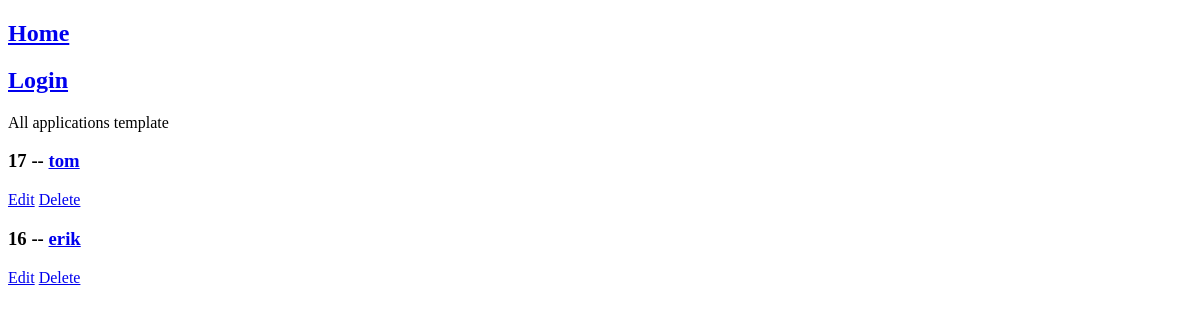
Before: /applications/ with the older database file.
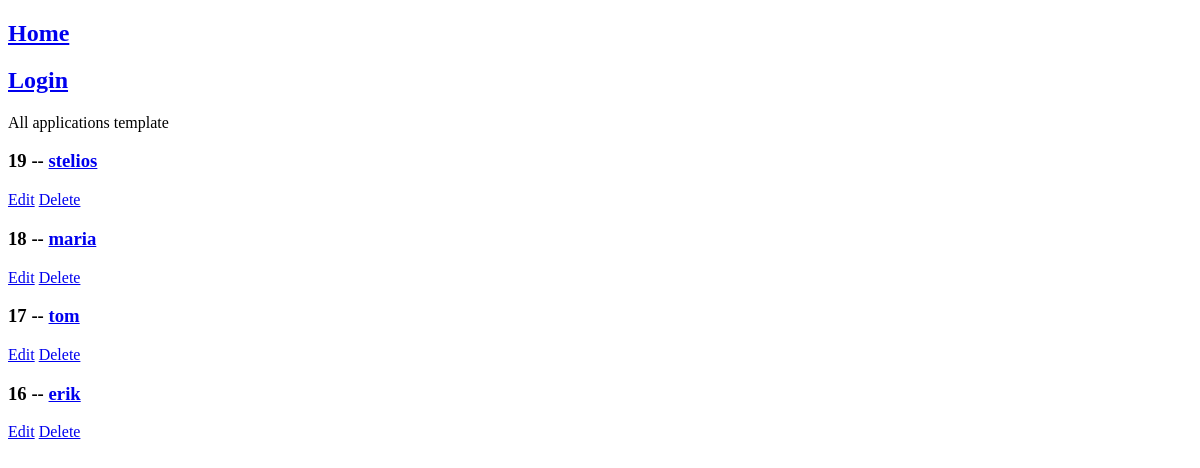
After: the same page with the newer database file.
### main/models.py (models this page shows, shortened)
class Application(models.Model):
    user = models.OneToOneField(User,on_delete=models.CASCADE, null=True) #change null=True
    updated = models.DateTimeField(auto_now=True)
    created = models.DateTimeField(auto_now_add=True) #time created should be when has_applied=True
    class Meta:
        ordering = ['-updated', '-created']

class User(AbstractUser):
    has_applied = models.BooleanField(default=False)
    fathers_name = models.CharField(max_length=150, null=True)
    mothers_name = models.CharField(max_length=150, null=True)
    class Sex(models.TextChoices):
        male = "male"
        female = "female"
    sex = models.CharField(
        max_length=6,
        choices=Sex.choices,
        null=True
    )
    class Marital_status(models.TextChoices):
        married = "married"
        unmarried = "unmarried"
    marital_status = models.CharField(
        max_length=9,
        choices=Marital_status.choices,
        null=True
    )
    class Μilitary_service(models.TextChoices):
        completed = "completed"
        not_completed = "not completed"
    military_service = models.CharField(
        max_length=13,
        choices=Μilitary_service.choices,
        null=True
    )
    date_of_birth = models.DateField(null=True) # user should be able to choose. Maybe try date input widget
    place_of_birth = models.CharField(max_length=150, null=True)
    prefecture = models.CharField(max_length=150, null=True) #νομός
    country = models.CharField(max_length=150, null=True)
    def validate_amka(amka): #amka must be eleven digits
        if not (amka.isdigit() and len(amka) == 11):
            raise ValidationError('amka must be 11 digits')
    amka = models.CharField(max_length=11, validators=[validate_amka], null = True)
    def validate_afm(afm): #amka must be eleven digits
        if not (afm.isdigit() and len(afm) == 9):
            raise ValidationError('afm must be 9 digits')
    afm = models.CharField(max_length=9, validators=[validate_afm], null = True)

### main/views.py (the view)
# urls.py: path("applications/", views.applications, name="all_applications"),
def applications(request): #list of all applications
    applications = Application.objects.all()
    context = {'applications': applications}
    return render(request, "main/applications.html", context)

### main/templates/main/applications.html
{% extends 'main/base.html' %}
{% block content %}
<div class="home-container">
    <p> All applications template</p>
    <div>
        {% for application in applications %}
        <div>
            <h3>{{application.id}} -- <a href="/applications/{{application.id}}">{{application.user}}</a></h3>
            <a href = "{% url 'update_application' application.id %}">Edit</a>
            <a href = "{% url 'delete_application' application.id %}">Delete</a>
        </div>
        {% endfor %}
    </div>
</div>
{% endblock %}

### main/templates/main/base.html (shortened to what this page needs)
<!DOCTYPE html>
<html lang="en">
<head>
</head>
<body>
{% include 'main/navbar.html' %}
{% block content %}{% endblock %}
</body>
</html>

### main/templates/main/navbar.html (shortened to what this page needs)
<a href="{% url 'home' %}">
    <h2>Home</h2>
</a>
{% if request.user.is_authenticated %}
<a href="{% url 'logout' %}">
    <h2>Logout</h2>
</a>
{% else %}
<a href="{% url 'login' %}">
    <h2>Login</h2>
</a>
{% endif %}

Changed rows visible on the page:
added Application: id "19", user "stelios"
added Application: id "18", user "maria"
